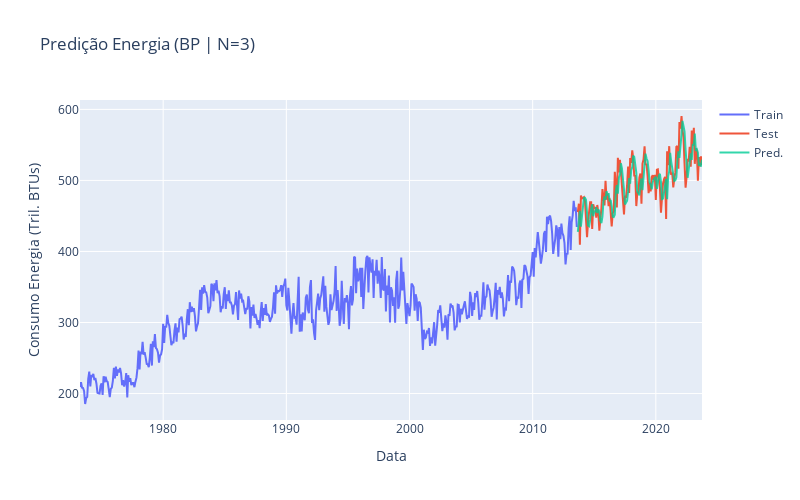

Notebook cell for this chart:
### Code cell
"""
Visualizando a predição da Rede com Backpropagation
"""

X = ts_with_lags.drop(['dt', 'Total Renewable Energy'], axis=1)
y = ts_with_lags['Total Renewable Energy']

X_plot_train = pd.DataFrame(X_train, columns=X.columns)
X_plot_train["dt"] = ts_with_lags[ts_with_lags.index < X_plot_train.shape[0]]["dt"]
X_plot_train["Total Renewable Energy"] = y_train

X_plot_test = pd.DataFrame(X_test, columns=X.columns)
X_plot_test["dt"] = ts_with_lags[ts_with_lags.index >= X_plot_train.shape[0]][
    "dt"
].reset_index(drop=True)
X_plot_test["Total Renewable Energy"] = y_test.reset_index(drop=True)

fig = go.Figure()
fig.add_trace(
    go.Scatter(
        x=X_plot_train["dt"],
        y=X_plot_train["Total Renewable Energy"],
        mode="lines",
        name="Train",
        opacity=1,
    )
)
fig.add_trace(
    go.Scatter(
        x=X_plot_test["dt"],
        y=X_plot_test["Total Renewable Energy"],
        mode="lines",
        name="Test",
        opacity=1,
    )
)
fig.add_trace(go.Scatter(x=X_plot_test["dt"], y=final_predictions, mode="lines", name="Pred.", opacity=0.8,))
fig.update_layout(title=f"Predição Energia (BP | N={LAG_FEATURES})", yaxis_title="Consumo Energia (Tril. BTUs)", xaxis_title="Data")
# resize the plot
fig.update_layout(width=800, height=500)
fig.show()
